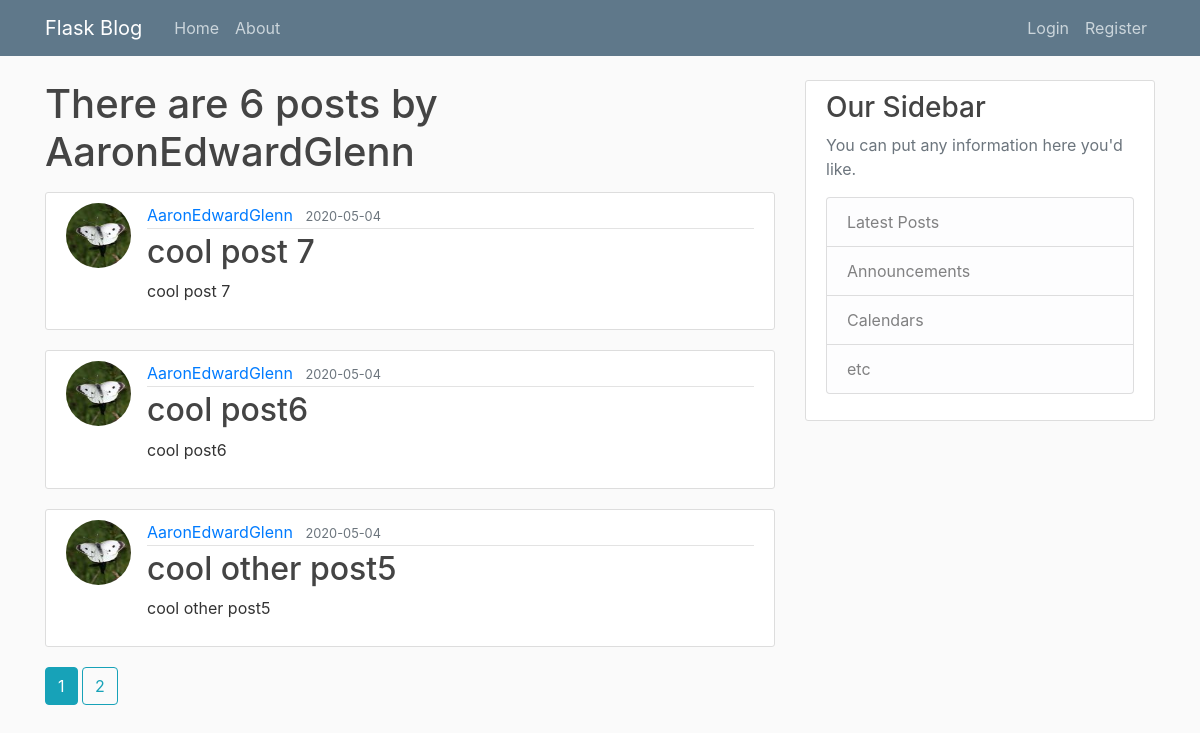
Screenshot of /user/AaronEdwardGlenn with the database file from the repository.
### flaskblog/models.py (models this page shows, shortened)
class User(db.Model, UserMixin):
    id = db.Column(db.Integer, primary_key=True)
    username = db.Column(db.String(20), unique=True, nullable=False)
    email = db.Column(db.String(120), unique=True, nullable=False)
    image_file = db.Column(db.String(20), nullable=False, default='default.jpg')
    password = db.Column(db.String(60), nullable=False)
    posts = db.relationship('Post', backref='author', lazy=True)

class Post(db.Model):
    id = db.Column(db.Integer, primary_key=True)
    title = db.Column(db.String(100), nullable=False)
    date_posted = db.Column(db.DateTime, nullable=False, default=datetime.utcnow)
    content = db.Column(db.Text, nullable=False)
    user_id = db.Column(db.Integer, db.ForeignKey('user.id'), nullable=False)

### flaskblog/users/routes.py (the view)
@users.route("/user/<string:username>")
def user_posts(username):
    page = request.args.get('page', 1, type=int)
    user = User.query.filter_by(username=username).first_or_404()
    posts = Post.query.filter_by(author=user)\
        .order_by(Post.date_posted.desc())\
        .paginate(page=page, per_page=3)
    return render_template('user_posts.html', posts=posts, user=user)

### flaskblog/templates/user_posts.html
{% extends "layout.html" %}
{% block content %}
    <h1 class="mb-3">There are {{ posts.total }} posts by {{ user.username }}</h1>
    {% for post in posts.items %}
        <article class="media content-section">
          <img class="rounded-circle article-img" src="{{ url_for('static', filename='profile_pics/' + post.author.image_file) }}">
          <div class="media-body">
            <div class="article-metadata">
              <a class="mr-2" href="{{ url_for('users.user_posts', username=post.author.username) }}">{{ post.author.username }}</a>
              <small class="text-muted">{{ post.date_posted.strftime('%Y-%m-%d') }}</small>
            </div>
            <h2><a class="article-title" href="{{ url_for('posts.post', post_id=post.id) }}">{{ post.title }}</a></h2>
            <p class="article-content">{{ post.content }}</p>
          </div>
        </article>
    {% endfor %}
    {% for page_num in posts.iter_pages(left_edge=1, right_edge=1, left_current=1, right_current=2) %}
      {% if page_num %}
        {% if posts.page == page_num %}
          <a class="btn btn-info mb-4" href="{{ url_for('users.user_posts', username=user.username, page=page_num) }}">{{ page_num }}</a>
        {% else %}
          <a class="btn btn-outline-info mb-4" href="{{ url_for('users.user_posts', username=user.username, page=page_num) }}">{{ page_num }}</a>
        {% endif %}
      {% else %}
        ...
      {% endif %}
    {% endfor %}
{% endblock content %}

### flaskblog/static/main.css (style rules this page uses)
body { background: #fafafa; color: #333333; margin-top: 5rem; }
h1, h2, h3, h4, h5, h6 { color: #444444; }
.content-section { background: #ffffff; padding: 10px 20px; border: 1px solid #dddddd; border-radius: 3px; margin-bottom: 20px; }
.article-title { color: #444444; }
.article-content { white-space: pre-line; }
.article-img { height: 65px; width: 65px; margin-right: 16px; }
.article-metadata { padding-bottom: 1px; margin-bottom: 4px; border-bottom: 1px solid #e3e3e3 }

### rows the page displays
User: username "AaronEdwardGlenn"
Post: image_file (picture), author.username "AaronEdwardGlenn", date_posted "2020-05-04", title "cool post 7", content "cool post 7"
Post: image_file (picture), author.username "AaronEdwardGlenn", date_posted "2020-05-04", title "cool post6", content "cool post6"
Post: image_file (picture), author.username "AaronEdwardGlenn", date_posted "2020-05-04", title "cool other post5", content "cool other post5"

### other values shown
{{ posts.total }} "6"
{{ page_num }} "1"
{{ page_num }} "2"
